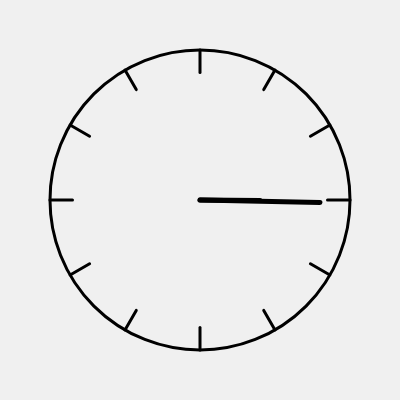
Frame 1 (no input)
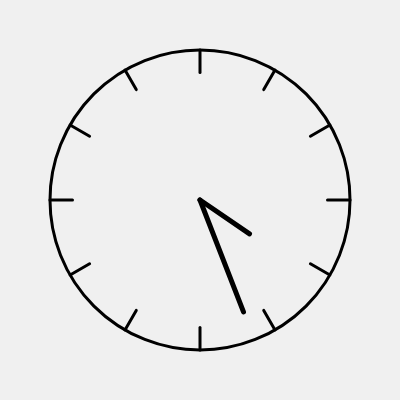
Frame 60 (no input)
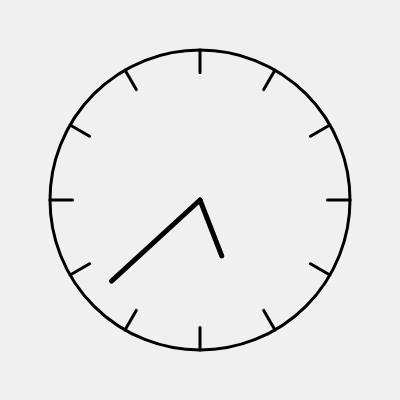
Frame 120 (the mouse pressed at the canvas centre since frame 60)

The p5.js sketch that drew these frames (run headless with seeded random() and noise() and a simulated clock; from frame 60 on, the mouse is pressed at the canvas centre):

// p5.js sketch
// ── sketch.js
function setup(){
    createCanvas(400,400);
}

function draw() {
    background(240);
    let cx = width / 2;
    let cy = height / 2;
    let r = 150;

    // 1) Carátula
    stroke(0);
    strokeWeight(3);
    noFill();
    circle(cx, cy, r * 2);

    for(let i = 0; i < 12; i++){
    let angulo = i * TWO_PI / 12 - HALF_PI; 
        // -HALF_PI para que empiece arriba (como reloj real)

    let x1 = cx + r * 0.85 * cos(angulo);
    let y1 = cy + r * 0.85 * sin(angulo);

    let x2 = cx + r * cos(angulo);
    let y2 = cy + r * sin(angulo);

    strokeWeight(3);
    line(x1, y1, x2, y2);
}
    let ang = frameCount * 0.02;

    let x2 = cx + (r * 0.8) * cos(ang);
    let y2 = cy + (r * 0.8) * sin(ang);

    strokeWeight(5);
    line(cx, cy, x2, y2);

    let ang1 = frameCount * 0.01;

    let x2_2 = cx + (r * 0.4) * cos(ang1);
    let y2_2 = cy + (r * 0.4) * sin(ang1);

    strokeWeight(5);
    line(cx, cy, x2_2, y2_2);



}
